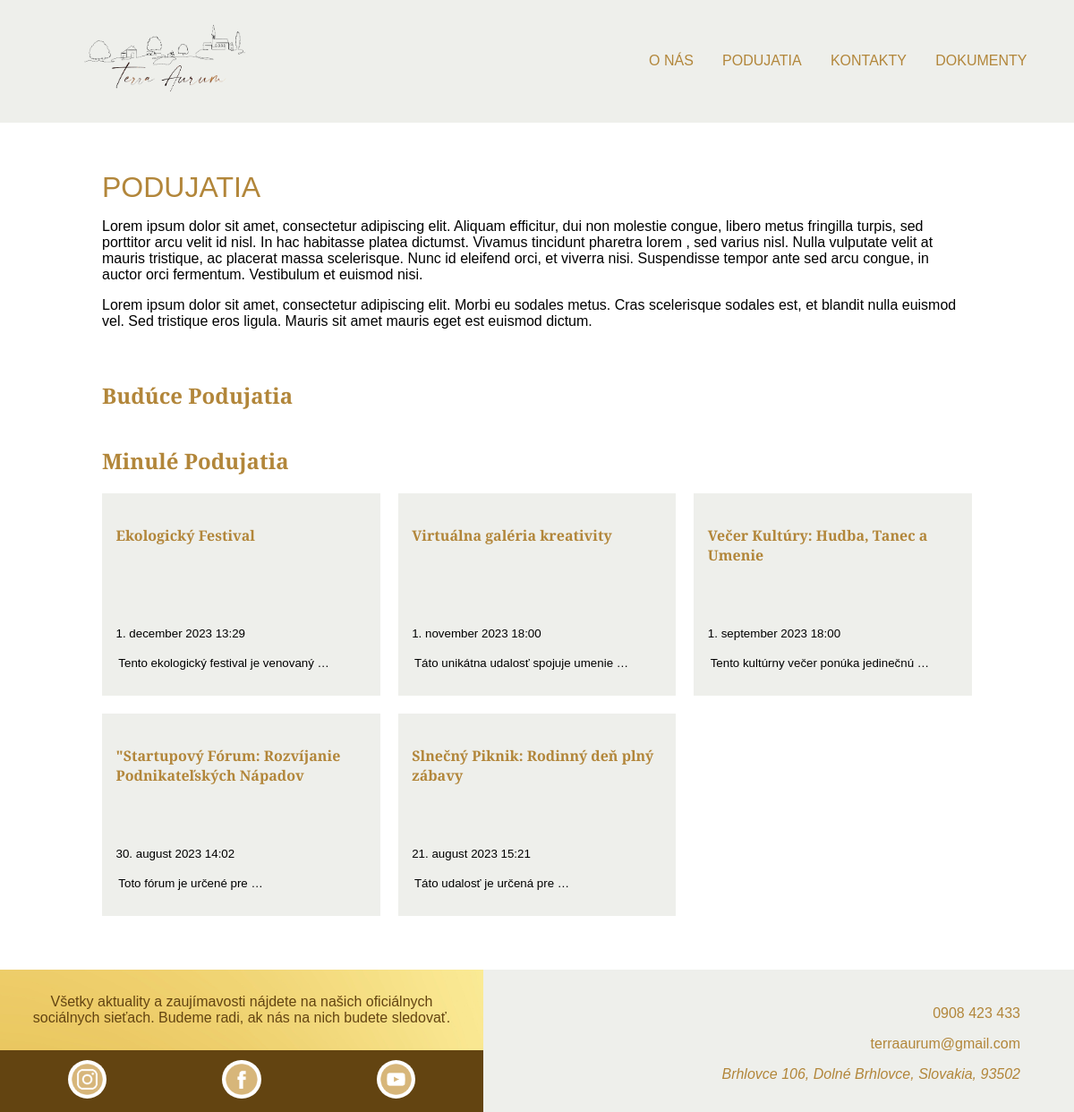
Before: /events with the older database file.
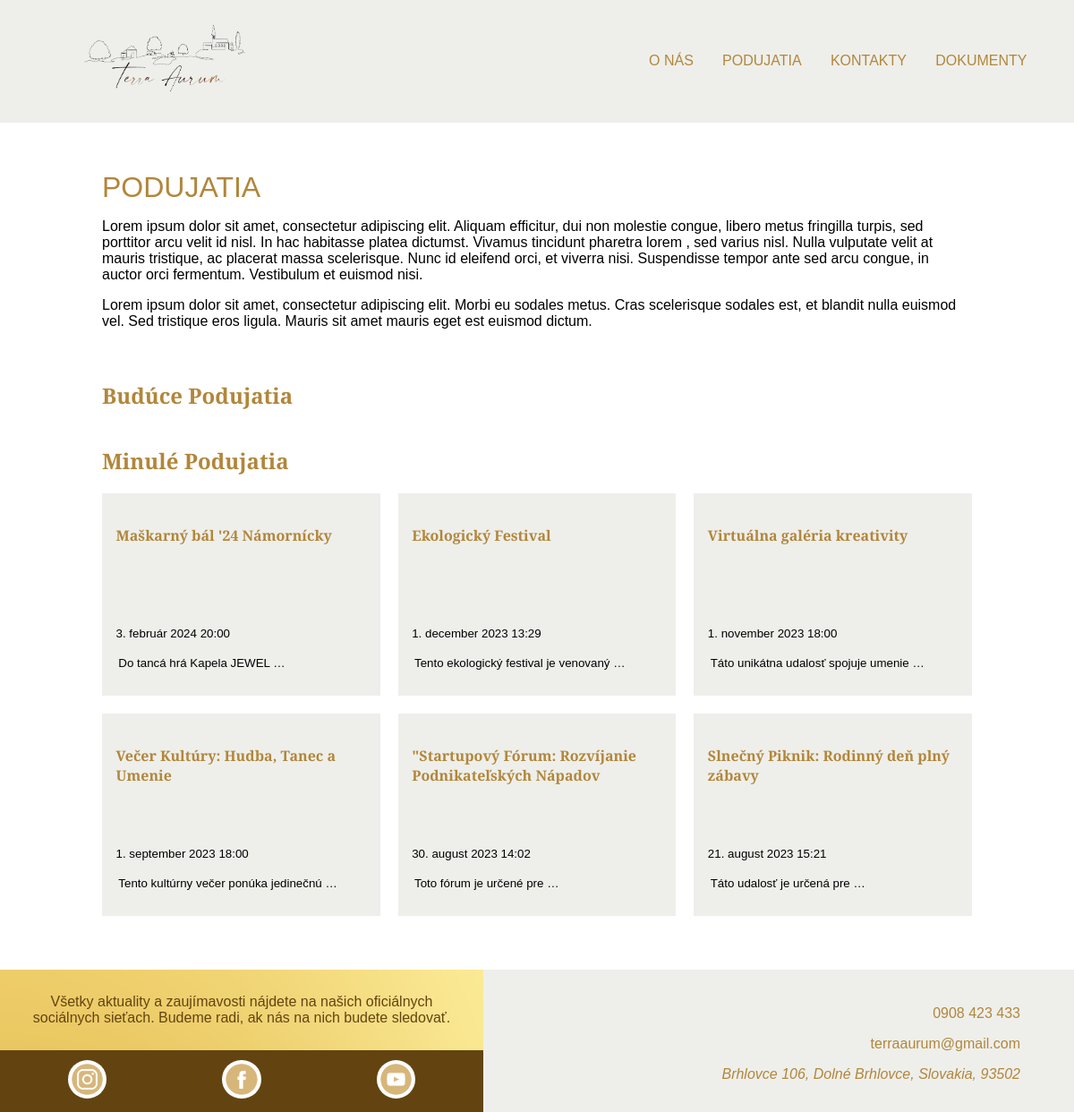
After: the same page with the newer database file.
### core/models.py (models this page shows, shortened)
class Event(models.Model):
    title = models.CharField(max_length=200)
    description = models.TextField()
    time = models.DateTimeField()
    slug = models.SlugField(unique=True)

### core/views.py (the view)
# urls.py: path('events', views.events, name='events'),
def events(request):
    template = f'{template_folder}/events/events.html'
    data = {"title": "PODUJATIA", "menu": menu}
    past_events, future_events = get_future_and_past_events()
    data['past_events'] = past_events
    data['future_events'] = future_events
    return render(request, template, context=data)

### core/functions.py (called while the page is built)
def get_future_and_past_events():
    current_date = datetime.now()
    past_events = Event.objects.filter(time__lt=current_date).order_by('-time')
    future_events = Event.objects.filter(time__gte=current_date).order_by('time')
    return past_events, future_events

### templates/pages/events/events.html (shortened to what this page needs)
{% extends "base.html" %}
{% block content %}
<div id="content-inside">
    <div id="page-description">
        <article class="color">{{ title }}</article>
        <div>
            <p>
                Lorem ipsum dolor sit amet, consectetur adipiscing elit.
                Aliquam efficitur, dui non molestie congue, libero metus
                fringilla turpis, sed porttitor arcu velit id nisl. In hac
                habitasse platea dictumst. Vivamus tincidunt pharetra lorem
                , sed varius nisl. Nulla vulputate velit at mauris tristique,
                ac placerat massa scelerisque. Nunc id eleifend orci, et viverra
                nisi. Suspendisse tempor ante sed arcu congue, in auctor orci
                fermentum. Vestibulum et euismod nisi.
            </p>
            <p>
                Lorem ipsum dolor sit amet, consectetur adipiscing elit.
                Morbi eu sodales metus. Cras scelerisque sodales est, et
                blandit nulla euismod vel. Sed tristique eros ligula.
                Mauris sit amet mauris eget est euismod dictum.
            </p>
        </div>
    </div>
    <div class="page-content">
        <div class="events-block">
            <h2 class="color">Budúce Podujatia</h2>
        </div>
        {% if past_events %}
        <div class="events-block">
            <h2 class="color">Minulé Podujatia</h2>
            <div class="events-content">
                {% for event in past_events %}
                <div class="event">
                    <div class="event-header">
                        <a href="{% url 'event' event.slug %}">
                            <h4 class="color">{{ event.title }}</h4>
                        </a>
                        <p>{{ event.time }}</p>
                    </div>
                    <div class="event-content">
                        <p>{{ event.description|truncatewords:5 }}</p>
                    </div>
                </div>
                {% endfor %}
            </div>
        </div>
        {% endif %}
    </div>
</div>
{% endblock %}

Changed rows visible on the page:
added Event: title "Maškarný bál '24 Námornícky", time "3. február 2024 20:00", description "Do tancá hrá Kapela JEWEL …"
